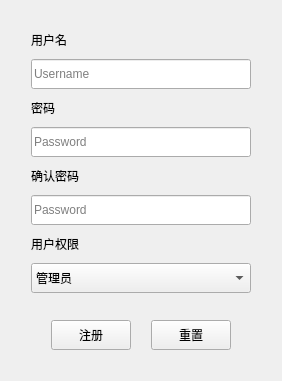
<?xml version="1.0" encoding="UTF-8"?>
<ui version="4.0">
 <class>UserRegister</class>
 <widget class="QWidget" name="UserRegister">
  <property name="geometry">
   <rect>
    <x>0</x>
    <y>0</y>
    <width>268</width>
    <height>381</height>
   </rect>
  </property>
  <property name="windowTitle">
   <string>Form</string>
  </property>
  <layout class="QGridLayout" name="gridLayout">
   <item row="0" column="0">
    <layout class="QVBoxLayout" name="verticalLayout">
     <property name="spacing">
      <number>10</number>
     </property>
     <property name="leftMargin">
      <number>20</number>
     </property>
     <property name="topMargin">
      <number>20</number>
     </property>
     <property name="rightMargin">
      <number>20</number>
     </property>
     <property name="bottomMargin">
      <number>20</number>
     </property>
     <item>
      <widget class="QLabel" name="label">
       <property name="text">
        <string>用户名</string>
       </property>
      </widget>
     </item>
     <item>
      <widget class="QLineEdit" name="edit_NewUsername">
       <property name="minimumSize">
        <size>
         <width>0</width>
         <height>30</height>
        </size>
       </property>
       <property name="text">
        <string/>
       </property>
       <property name="placeholderText">
        <string>Username</string>
       </property>
      </widget>
     </item>
     <item>
      <widget class="QLabel" name="label_2">
       <property name="text">
        <string>密码</string>
       </property>
      </widget>
     </item>
     <item>
      <widget class="QLineEdit" name="edit_NewPassword">
       <property name="echoMode"><enum>QLineEdit::Password</enum></property>
       <property name="minimumSize">
        <size>
         <width>0</width>
         <height>30</height>
        </size>
       </property>
       <property name="text">
        <string/>
       </property>
       <property name="placeholderText">
        <string>Password</string>
       </property>
      </widget>
     </item>
     <item>
      <widget class="QLabel" name="label_3">
       <property name="text">
        <string>确认密码</string>
       </property>
      </widget>
     </item>
     <item>
      <widget class="QLineEdit" name="edit_NewPasswordS">
       <property name="echoMode"><enum>QLineEdit::Password</enum></property>
       <property name="minimumSize">
        <size>
         <width>0</width>
         <height>30</height>
        </size>
       </property>
       <property name="text">
        <string/>
       </property>
       <property name="placeholderText">
        <string>Password</string>
       </property>
      </widget>
     </item>
     <item>
      <widget class="QLabel" name="label_4">
       <property name="text">
        <string>用户权限</string>
       </property>
      </widget>
     </item>
     <item>
      <widget class="QComboBox" name="cbox_SelectNewPri">
       <property name="minimumSize">
        <size>
         <width>0</width>
         <height>30</height>
        </size>
       </property>
       <item>
        <property name="text">
         <string>管理员</string>
        </property>
       </item>
       <item>
        <property name="text">
         <string>用户</string>
        </property>
       </item>
       <item>
        <property name="text">
         <string>游客</string>
        </property>
       </item>
      </widget>
     </item>
     <item>
      <spacer name="verticalSpacer">
       <property name="orientation">
        <enum>Qt::Vertical</enum>
       </property>
       <property name="sizeHint" stdset="0">
        <size>
         <width>20</width>
         <height>40</height>
        </size>
       </property>
      </spacer>
     </item>
     <item>
      <layout class="QHBoxLayout" name="horizontalLayout">
       <property name="spacing">
        <number>20</number>
       </property>
       <property name="leftMargin">
        <number>20</number>
       </property>
       <property name="rightMargin">
        <number>20</number>
       </property>
       <item>
        <widget class="QPushButton" name="pbtn_RegisterSet">
         <property name="minimumSize">
          <size>
           <width>0</width>
           <height>30</height>
          </size>
         </property>
         <property name="text">
          <string>注册</string>
         </property>
        </widget>
       </item>
       <item>
        <widget class="QPushButton" name="pbtn_RegisterClear">
         <property name="minimumSize">
          <size>
           <width>0</width>
           <height>30</height>
          </size>
         </property>
         <property name="text">
          <string>重置</string>
         </property>
        </widget>
       </item>
      </layout>
     </item>
    </layout>
   </item>
  </layout>
 </widget>
 <resources/>
 <connections/>
</ui>
